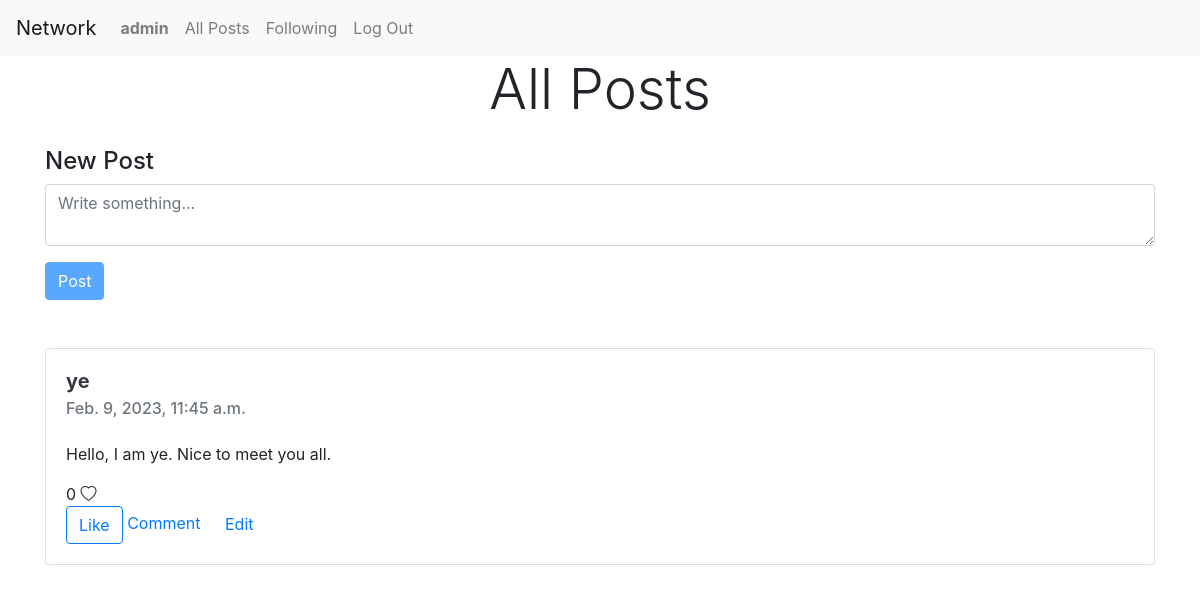
Screenshot of / (signed in) with the database file from the repository.
### network/models.py (models this page shows, shortened)
class User(AbstractUser):
    pass

class Post(models.Model):
    user = models.CharField(max_length=100)
    content = models.TextField()
    created_at = models.DateTimeField(default=datetime.now)
    likes = models.IntegerField(default=0)
    class Meta:
        ordering = ['-id']

### network/views.py (the view)
# urls.py: path("", views.index, name="index"),
@login_required(login_url='login')
def index(request):
    posts = Post.objects.all()
    likes = LikePost.objects.all()
    return render(request, "network/index.html",{
        'posts': posts,
        'likes': likes
    })

### network/templates/network/index.html (shortened to what this page needs)
{% extends "network/layout.html" %}
{% load static %}
{% block body %}
    <div class="container-lg">
        <h3 class="display-4 mb-4 text-center">All Posts</h3>
        <form action="/create-post" method="post">
            <div class="form-floating">
                <label for="content" class="h4">New Post</label>
                <textarea name="content" id="content" class="form-control" placeholder="Write something..."></textarea>
            </div>
            <button class="btn btn-primary mt-3" id="submit" type="submit" disabled>Post</button>
        </form>
        <div class="row justify-content-center align-items-center my-5">
            <div class="col-12">
                {% for post in posts %}
                <div class="card" style="width: 100%;">
                    <div class="card-body">
                      <h5 class="card-title"><a class="text-dark" href="{% url 'profile_view' post.user %}"><strong>{{post.user}}</strong></a></h5>
                      <h6 class="card-subtitle mb-4 text-muted">{{ post.created_at }}</h6>
                      <p class="card-text">{{ post.content }}</p>
                    {% if user.is_authenticated %}
                        <span id="like_count">{{ post.likes }}</span>
                        {% if likes %}
                         {% for like in likes %}
                         {% if user.username == like.user %}<i id="heart" class="bi bi-heart-fill"></i> {% else %}<i id="heart" class="bi bi-heart"></i>{% endif %}<br>
                        {% endfor %}
                        {% else %}
                        <i id="heart" class="bi bi-heart"></i><br>
                        {% endif %}
                    {% endif %}
                        <button type="button" id="like" class=" btn btn-outline-primary">Like</button>
                        <a href="#" class="card-link">Comment</a>
                        <a href="#" class="card-link">Edit</a>
                    </div>
                </div>
                {% endfor %}
            </div>
        </div>
    </div>
{% endblock %}

### network/templates/network/layout.html (shortened to what this page needs)
{% load static %}
<!DOCTYPE html>
<html lang="en">
    <head>
        <link rel="stylesheet" href="https://stackpath.bootstrapcdn.com/bootstrap/4.4.1/css/bootstrap.min.css">
        <link href="{% static 'network/styles.css' %}" rel="stylesheet">
        <link rel="stylesheet" href="https://cdn.jsdelivr.net/npm/bootstrap-icons@1.10.3/font/bootstrap-icons.css">
    </head>
    <body>
        <nav class="navbar navbar-expand-lg navbar-light bg-light">
            <a class="navbar-brand" href="#">Network</a>
            <div>
              <ul class="navbar-nav mr-auto">
                {% if user.is_authenticated %}
                    <li class="nav-item">
                        <a class="nav-link" href="{% url 'profile_view' user.username %}"><strong>{{ user.username }}</strong></a>
                    </li>
                {% endif %}
                <li class="nav-item">
                  <a class="nav-link" href="{% url 'index' %}">All Posts</a>
                </li>
                {% if user.is_authenticated %}
                    <li class="nav-item">
                        <a class="nav-link" href="#">Following</a>
                    </li>
                    <li class="nav-item">
                        <a class="nav-link" href="{% url 'logout' %}">Log Out</a>
                    </li>
                {% endif %}
              </ul>
            </div>
          </nav>
        <div class="body">
            {% block body %}
            {% endblock %}
        </div>
    </body>
</html>

### rows the page displays
User: username "admin"
Post: user "ye", created_at "Feb. 9, 2023, 11:45 a.m.", content "Hello, I am ye. Nice to meet you all.", likes "0"
